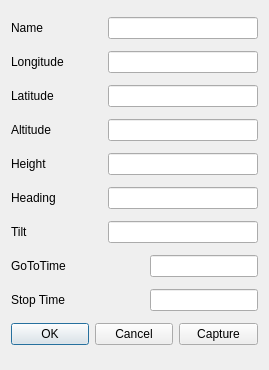
<?xml version="1.0" encoding="UTF-8"?>
<ui version="4.0">
 <class>CameraKeyFrameDlg</class>
 <widget class="QDialog" name="CameraKeyFrameDlg">
  <property name="windowModality">
   <enum>Qt::ApplicationModal</enum>
  </property>
  <property name="geometry">
   <rect>
    <x>0</x>
    <y>0</y>
    <width>269</width>
    <height>370</height>
   </rect>
  </property>
  <property name="minimumSize">
   <size>
    <width>250</width>
    <height>350</height>
   </size>
  </property>
  <property name="maximumSize">
   <size>
    <width>269</width>
    <height>370</height>
   </size>
  </property>
  <property name="windowTitle">
   <string>CameraKeyFrameDlg</string>
  </property>
  <layout class="QVBoxLayout" name="verticalLayout">
   <item>
    <layout class="QHBoxLayout" name="horizontalLayout">
     <item>
      <widget class="QLabel" name="label">
       <property name="text">
        <string>Name</string>
       </property>
      </widget>
     </item>
     <item>
      <spacer name="horizontalSpacer">
       <property name="orientation">
        <enum>Qt::Horizontal</enum>
       </property>
       <property name="sizeHint" stdset="0">
        <size>
         <width>40</width>
         <height>20</height>
        </size>
       </property>
      </spacer>
     </item>
     <item>
      <widget class="QLineEdit" name="lineEditName">
       <property name="minimumSize">
        <size>
         <width>150</width>
         <height>0</height>
        </size>
       </property>
      </widget>
     </item>
    </layout>
   </item>
   <item>
    <layout class="QHBoxLayout" name="horizontalLayout_2">
     <item>
      <widget class="QLabel" name="label_2">
       <property name="text">
        <string>Longitude</string>
       </property>
      </widget>
     </item>
     <item>
      <spacer name="horizontalSpacer_2">
       <property name="orientation">
        <enum>Qt::Horizontal</enum>
       </property>
       <property name="sizeHint" stdset="0">
        <size>
         <width>40</width>
         <height>20</height>
        </size>
       </property>
      </spacer>
     </item>
     <item>
      <widget class="QLineEdit" name="lineEditLongitude">
       <property name="minimumSize">
        <size>
         <width>150</width>
         <height>0</height>
        </size>
       </property>
      </widget>
     </item>
    </layout>
   </item>
   <item>
    <layout class="QHBoxLayout" name="horizontalLayout_3">
     <item>
      <widget class="QLabel" name="label_3">
       <property name="text">
        <string>Latitude</string>
       </property>
      </widget>
     </item>
     <item>
      <spacer name="horizontalSpacer_3">
       <property name="orientation">
        <enum>Qt::Horizontal</enum>
       </property>
       <property name="sizeHint" stdset="0">
        <size>
         <width>40</width>
         <height>20</height>
        </size>
       </property>
      </spacer>
     </item>
     <item>
      <widget class="QLineEdit" name="lineEditLatitude">
       <property name="minimumSize">
        <size>
         <width>150</width>
         <height>0</height>
        </size>
       </property>
      </widget>
     </item>
    </layout>
   </item>
   <item>
    <layout class="QHBoxLayout" name="horizontalLayout_10">
     <item>
      <widget class="QLabel" name="label_9">
       <property name="text">
        <string>Altitude</string>
       </property>
      </widget>
     </item>
     <item>
      <spacer name="horizontalSpacer_10">
       <property name="orientation">
        <enum>Qt::Horizontal</enum>
       </property>
       <property name="sizeHint" stdset="0">
        <size>
         <width>40</width>
         <height>20</height>
        </size>
       </property>
      </spacer>
     </item>
     <item>
      <widget class="QLineEdit" name="lineEditAltitude">
       <property name="minimumSize">
        <size>
         <width>150</width>
         <height>0</height>
        </size>
       </property>
      </widget>
     </item>
    </layout>
   </item>
   <item>
    <layout class="QHBoxLayout" name="horizontalLayout_4">
     <item>
      <widget class="QLabel" name="label_4">
       <property name="text">
        <string>Height</string>
       </property>
      </widget>
     </item>
     <item>
      <spacer name="horizontalSpacer_4">
       <property name="orientation">
        <enum>Qt::Horizontal</enum>
       </property>
       <property name="sizeHint" stdset="0">
        <size>
         <width>40</width>
         <height>20</height>
        </size>
       </property>
      </spacer>
     </item>
     <item>
      <widget class="QLineEdit" name="lineEditHeight">
       <property name="minimumSize">
        <size>
         <width>150</width>
         <height>0</height>
        </size>
       </property>
      </widget>
     </item>
    </layout>
   </item>
   <item>
    <layout class="QHBoxLayout" name="horizontalLayout_7">
     <item>
      <widget class="QLabel" name="label_7">
       <property name="text">
        <string>Heading</string>
       </property>
      </widget>
     </item>
     <item>
      <spacer name="horizontalSpacer_7">
       <property name="orientation">
        <enum>Qt::Horizontal</enum>
       </property>
       <property name="sizeHint" stdset="0">
        <size>
         <width>40</width>
         <height>20</height>
        </size>
       </property>
      </spacer>
     </item>
     <item>
      <widget class="QLineEdit" name="lineEditHeading">
       <property name="minimumSize">
        <size>
         <width>150</width>
         <height>0</height>
        </size>
       </property>
      </widget>
     </item>
    </layout>
   </item>
   <item>
    <layout class="QHBoxLayout" name="horizontalLayout_8">
     <item>
      <widget class="QLabel" name="label_8">
       <property name="text">
        <string>Tilt</string>
       </property>
      </widget>
     </item>
     <item>
      <spacer name="horizontalSpacer_8">
       <property name="orientation">
        <enum>Qt::Horizontal</enum>
       </property>
       <property name="sizeHint" stdset="0">
        <size>
         <width>40</width>
         <height>20</height>
        </size>
       </property>
      </spacer>
     </item>
     <item>
      <widget class="QLineEdit" name="lineEditTilt">
       <property name="minimumSize">
        <size>
         <width>150</width>
         <height>0</height>
        </size>
       </property>
      </widget>
     </item>
    </layout>
   </item>
   <item>
    <layout class="QHBoxLayout" name="horizontalLayout_5">
     <item>
      <widget class="QLabel" name="label_5">
       <property name="text">
        <string>GoToTime</string>
       </property>
      </widget>
     </item>
     <item>
      <spacer name="horizontalSpacer_5">
       <property name="orientation">
        <enum>Qt::Horizontal</enum>
       </property>
       <property name="sizeHint" stdset="0">
        <size>
         <width>40</width>
         <height>20</height>
        </size>
       </property>
      </spacer>
     </item>
     <item>
      <widget class="QLineEdit" name="lineEditGoToTime"/>
     </item>
    </layout>
   </item>
   <item>
    <layout class="QHBoxLayout" name="horizontalLayout_6">
     <item>
      <widget class="QLabel" name="label_6">
       <property name="text">
        <string>Stop Time</string>
       </property>
      </widget>
     </item>
     <item>
      <spacer name="horizontalSpacer_6">
       <property name="orientation">
        <enum>Qt::Horizontal</enum>
       </property>
       <property name="sizeHint" stdset="0">
        <size>
         <width>40</width>
         <height>20</height>
        </size>
       </property>
      </spacer>
     </item>
     <item>
      <widget class="QLineEdit" name="lineEditStopTime"/>
     </item>
    </layout>
   </item>
   <item>
    <layout class="QHBoxLayout" name="horizontalLayout_9">
     <item>
      <spacer name="horizontalSpacer_9">
       <property name="orientation">
        <enum>Qt::Horizontal</enum>
       </property>
       <property name="sizeHint" stdset="0">
        <size>
         <width>40</width>
         <height>20</height>
        </size>
       </property>
      </spacer>
     </item>
     <item>
      <widget class="QPushButton" name="pushButtonOk">
       <property name="text">
        <string>OK</string>
       </property>
      </widget>
     </item>
     <item>
      <widget class="QPushButton" name="pushButtonCancel">
       <property name="text">
        <string>Cancel</string>
       </property>
      </widget>
     </item>
     <item>
      <widget class="QPushButton" name="pushButtonCapture">
       <property name="text">
        <string>Capture</string>
       </property>
      </widget>
     </item>
    </layout>
   </item>
  </layout>
 </widget>
 <layoutdefault spacing="6" margin="11"/>
 <resources/>
 <connections>
  <connection>
   <sender>pushButtonOk</sender>
   <signal>clicked()</signal>
   <receiver>CameraKeyFrameDlg</receiver>
   <slot>onOk()</slot>
   <hints>
    <hint type="sourcelabel">
     <x>49</x>
     <y>324</y>
    </hint>
    <hint type="destinationlabel">
     <x>153</x>
     <y>343</y>
    </hint>
   </hints>
  </connection>
  <connection>
   <sender>pushButtonCancel</sender>
   <signal>clicked()</signal>
   <receiver>CameraKeyFrameDlg</receiver>
   <slot>onCancel()</slot>
   <hints>
    <hint type="sourcelabel">
     <x>111</x>
     <y>320</y>
    </hint>
    <hint type="destinationlabel">
     <x>107</x>
     <y>263</y>
    </hint>
   </hints>
  </connection>
  <connection>
   <sender>pushButtonCapture</sender>
   <signal>clicked()</signal>
   <receiver>CameraKeyFrameDlg</receiver>
   <slot>onCapture()</slot>
   <hints>
    <hint type="sourcelabel">
     <x>215</x>
     <y>324</y>
    </hint>
    <hint type="destinationlabel">
     <x>240</x>
     <y>345</y>
    </hint>
   </hints>
  </connection>
 </connections>
 <slots>
  <slot>onOk()</slot>
  <slot>onCancel()</slot>
  <slot>onCapture()</slot>
 </slots>
</ui>
